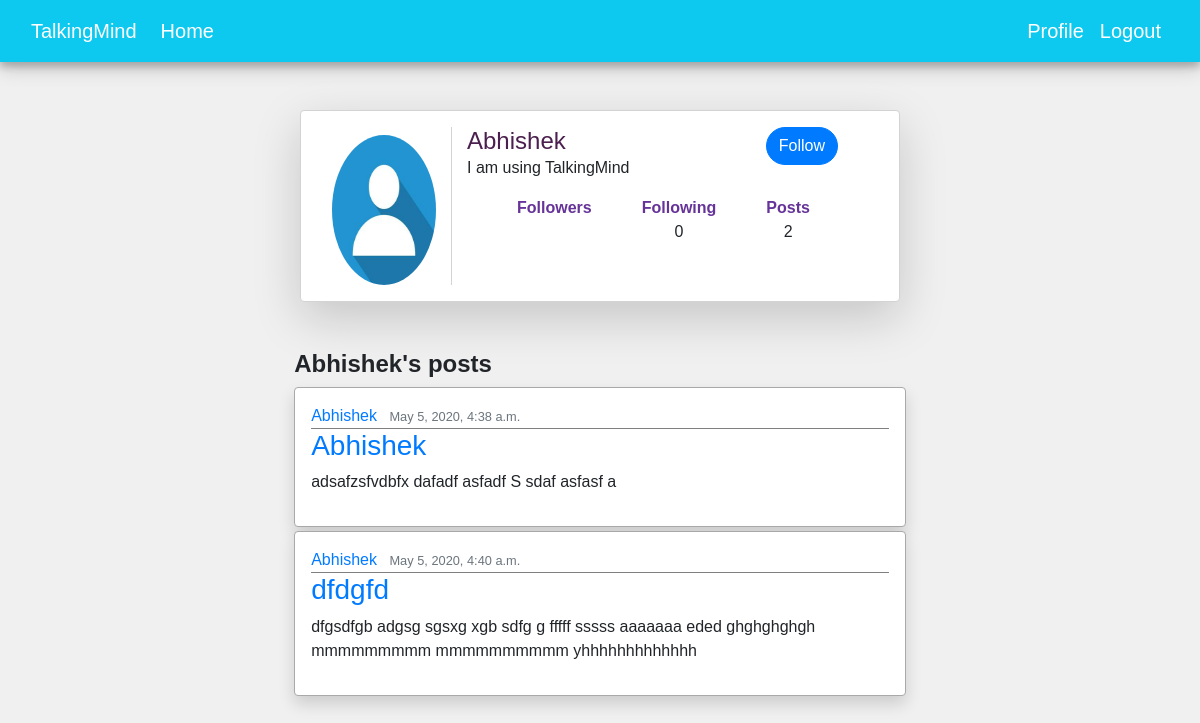
Screenshot of /other-profile/3/ (signed in) with the database file from the repository.
### users/models.py (models this page shows, shortened)
class Profile(models.Model):
    user = models.OneToOneField(User, on_delete=models.CASCADE, related_name='profile')
    image = models.ImageField(default='default.jpeg', upload_to='profile_pics')
    about = models.CharField(max_length=150, default="I am using TalkingMind")
    article_category = models.ManyToManyField(ArticleCategory)
    followers = models.ManyToManyField(Followers, null=True)
    following = models.ManyToManyField(Following, null=True)

### blog/models.py (models this page shows, shortened)
class Post(models.Model):
    title = models.CharField(max_length=100)
    content = models.TextField()
    date_posted = models.DateTimeField(default=timezone.now)
    author = models.ForeignKey(User, on_delete=models.CASCADE)
    category = models.ForeignKey(ArticleCategory, on_delete=models.CASCADE,null=True)
    image = models.ImageField(upload_to='post_pics',null=True)

### users/views.py (the view)
# urls.py: path('other-profile/<int:pk>/',user_views.other_user_profile, name='other-profile'),
@login_required
def other_user_profile(request, pk):
    if (request.user.id == pk):
        return HttpResponseRedirect('/profile')
    post = Post.objects.filter(author_id=pk)
    user = User.objects.get(id=pk)
    profile_other = Profile.objects.filter(id=pk).first()
    profile_current = Profile.objects.filter(id=request.user.id).first()
    following_list = profile_current.following.all()
    following_list_of_other_user = profile_other.following.all()
    follower_list_of_other_user = profile_other.following.all()
    button_status = 'none'
    if user.id not in [user for id, user in profile_current.following.values_list()]:
        button_status = 'not_following'
        if len(FollowRequest.objects.filter(from_user=request.user).
                       filter(to_user=user)) == 1:
            button_status = 'requested'
    following_count = following_list_of_other_user.count()
    follower_count = follower_list_of_other_user.count()
    context = {
        'posts': post,
        'user_id': user,
        'button_status': button_status,
        'following_count': following_count,
        'follower_count': follower_count,
        'following_list': following_list_of_other_user,
        'follower_list': follower_list_of_other_user
    }
    return render(request, 'users/otherUserProfile.html', context)

### users/templates/users/otherUserProfile.html (shortened to what this page needs)
{% extends 'blog/base.html' %}
{% block content %}
    <div class = "container col-lg-6 col-md-10 offset-md-1 offset-lg-3 mt-5 shadow-lg p-3 mb-5 bg-white rounded" id = "profile" style="background-color: white;" >
        <div class="row container">
            <img class="rounded-circle account-img col-3 mt-2" height="150px"  src="{{user_id.profile.image.url}}">
            <div class="col-9 profile-content ">
                <h4 class="account-heading" style="color:#4b204f;display: inline" >{{user_id.username}}</h4>
                {% if button_status == 'not_following' %}
                    <small><a style="display: inline;float: right; border-radius: 30px;" class='btn btn-primary'  href="{% url 'send_follow_request' user_id.id %}">Follow</a></small>
                {% elif button_status == 'requested' %}
                    <small><a style="display: inline;float: right; border-radius: 30px; background-color: darkslategrey" class='btn btn-primary' href="{% url 'cancel_follow_request' user_id.id %}">Cancel request</a></small>
                {% elif button_status == 'none' %}
                    <small><a style="display: inline;float: right; border-radius: 30px; background-color: red; color:white;" class='btn btn-primary' href="{% url 'unfollow_user' user_id.id %}">Unfollow</a></small>
                {% endif %}
                <p class="content">{{user_id.profile.about}}</p>
                <div style="float: left; margin-left: 50px;">
                    <strong style="color: rebeccapurple">Followers<br></strong>
                </div>
                <div style="float: left;margin-left: 50px">
                    <strong style="color: rebeccapurple">Following<br></strong>
                    <center>{{following_count}}</center>
                </div>
                <div style="float: left;margin-left: 50px">
                    <strong style="color: rebeccapurple">Posts<br></strong>
                    <center>{{posts.count}}</center>
                </div>
            </div>
        </div>
    </div>
    <div class="container col-8 offset-2">
        <div class="container col-10 offset-1 mt-2">
            <h4 class="mt-4"><strong>{{user_id.username}}'s posts</strong></h4>
               {% for post in posts %}
                    <div id="post" class="post shadow p-3 mb-1 bg-white rounded" style="background-color: white;">
                        <div class="article-metadata ">
                            <a class="mr-2" href="#">{{ post.author }}</a>
                            <small class="text-muted">{{ post.date_posted }}</small>
                        </div>
                        <h3><a class="article-title" href="#">{{ post.title }}</a></h3>
                        <p class="article-content">{{ post.content }}</p>
                    </div>
                {% endfor %}
        </div>
    </div>
{% endblock content %}

### blog/static/blog/main.css (style rules this page uses)
html,body { width:100%; height:100%; }
body { background-color: #F0F0F0; padding-bottom: 40px; font-family: Helvetica; }
#post { border:1px solid darkgray; width:100%; }
.article-metadata { border-bottom: 1px solid gray; }
.post { padding: 5px; border:1px solid lightgray; background-color: white; }
#profile { border:1px solid lightgray; border-radius: 40px; padding: 5px; }
.profile-content { border-left: 1px solid lightgray; }
.btn { font-weight: 500; }

### rows the page displays
Post: author "Abhishek", date_posted "May 5, 2020, 4:38 a.m.", title "Abhishek", content "adsafzsfvdbfx dafadf asfadf S sdaf asfasf a"
Post: author "Abhishek", date_posted "May 5, 2020, 4:40 a.m.", title "dfdgfd", content "dfgsdfgb adgsg sgsxg xgb sdfg g fffff sssss aaaaaaa eded ghghghghgh mmmmmmmmm mmmmmmmmmm yhhhhhhhhhhhhh"

### other values shown
{{ user_id.username }} "Abhishek"
{{ user_id.profile.about }} "I am using TalkingMind"
{{ following_count }} "0"
{{ posts.count }} "2"
